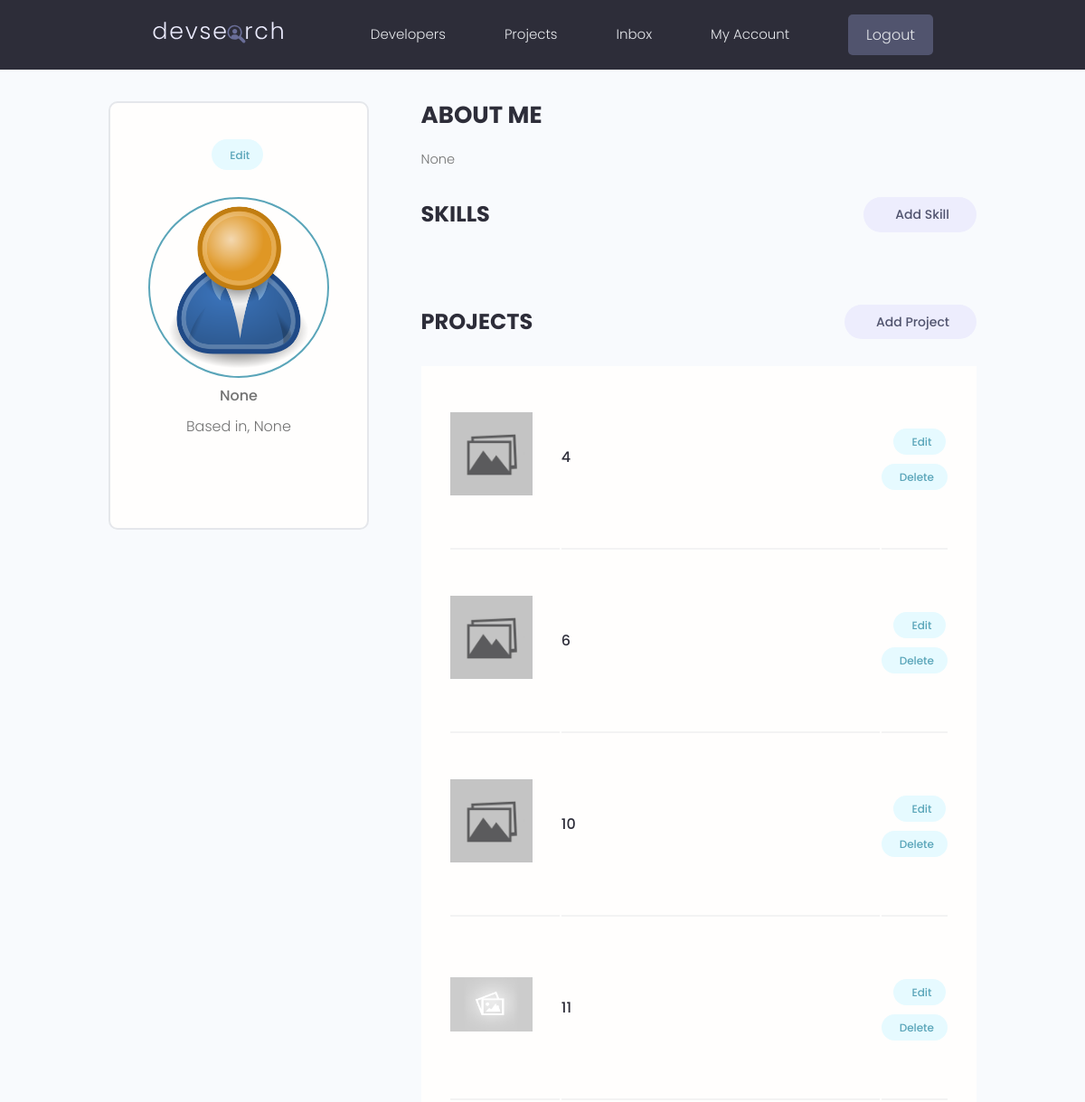
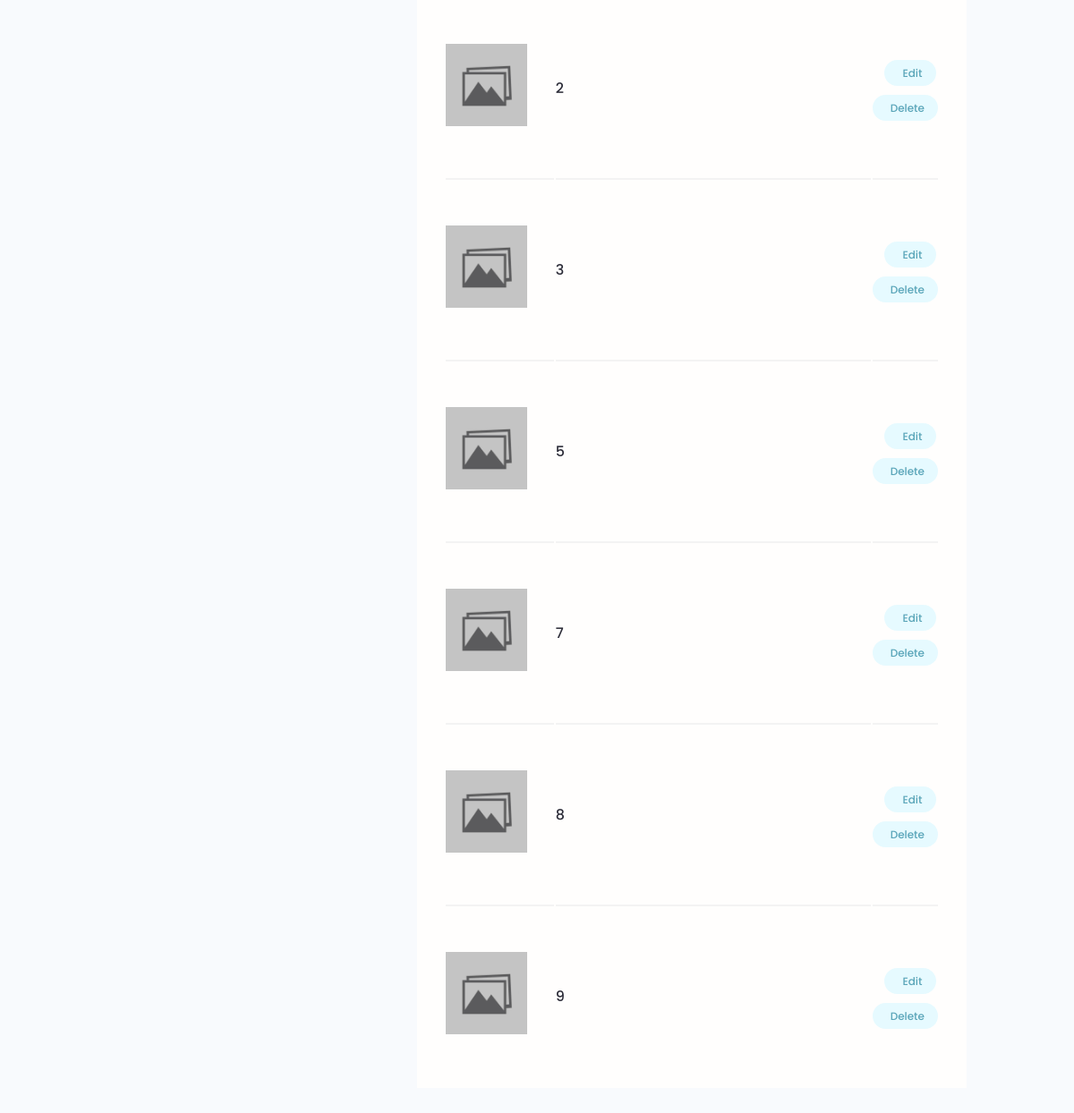
/account/ (signed in), run on the app's committed database (2 pictures, top to bottom).
### users/models.py (models this page shows, shortened)
class Profile(models.Model):
    user = models.OneToOneField(
        User, on_delete=models.CASCADE, null=True, blank=True)
    name = models.CharField(max_length=100, null=True, blank=True)
    email = models.CharField(max_length=200, null=True, blank=True)
    username = models.CharField(max_length=100, null=True, blank=True)
    location = models.CharField(max_length=100, null=True, blank=True)
    about = models.CharField(max_length=200, null=True, blank=True)
    bio = models.TextField(null=True, blank=True)
    profile_image = models.ImageField(
        null=True, blank=True, upload_to='profiles', default='profiles/user-default.png')
    social_github = models.CharField(max_length=200, null=True, blank=True)
    social_twitter = models.CharField(max_length=200, null=True, blank=True)
    social_linkedin = models.CharField(max_length=200, null=True, blank=True)
    social_youtube = models.CharField(max_length=200, null=True, blank=True)
    social_website = models.CharField(max_length=200, null=True, blank=True)
    created = models.DateTimeField(auto_now_add=True)
    id = models.UUIDField(default=uuid.uuid4, unique=True,
                          editable=False, primary_key=True)

### projects/models.py (models this page shows, shortened)
class Project(models.Model):
    owner = models.ForeignKey(
        Profile, on_delete=models.SET_NULL, null=True, blank=True)
    title = models.CharField(max_length=200)
    description = models.TextField(null=True, blank=True)
    featured_image = models.ImageField(
        null=True, blank=True, default='default.jpg')
    demo_link = models.CharField(max_length=2000, blank=True, null=True)
    source_link = models.CharField(max_length=2000, blank=True, null=True)
    tags = models.ManyToManyField('Tag', blank=True)
    vote_total = models.IntegerField(default=0, null=True, blank=True)
    vote_ratio = models.IntegerField(default=0, null=True, blank=True)
    created = models.DateTimeField(auto_now_add=True)
    id = models.UUIDField(default=uuid.uuid4, unique=True,
                          editable=False, primary_key=True)
    class Meta:
        ordering = ['-vote_ratio', '-vote_total', 'title']  # Ascending order

### users/views.py (the view)
# urls.py: path('account/', userAccount, name='user-account'),
@ login_required(login_url='login')
def userAccount(request):
    profile = request.user.profile
    skills = profile.skill_set.all()
    projects = profile.project_set.all()
    context = {'profile': profile,
               'skills': skills,
               'projects': projects,
               }
    return render(request, 'users/account.html', context)

### users/templates/users/account.html (shortened to what this page needs)
{% extends 'main.html' %}
{% block content %}
  <main class="settingsPage profile my-md">
    <div class="container">
      <div class="layout">
        <div class="column column--1of3">
          <div class="card text-center">
            <div class="card__body dev">
              <a class="tag tag--pill tag--main settings__btn" href="{% url 'edit-account' %}"> Edit</a>
              <img class="avatar avatar--xl dev__avatar" src="{{profile.profile_image.url}}" />
              <p class="dev__title">{{profile.about}}</p>
              <p class="dev__location">Based in, {{profile.location}}</p>
            </div>
          </div>
        </div>
        <div class="column column--2of3">
          <div class="devInfo">
            <h3 class="devInfo__title">About Me</h3>
            <p class="devInfo__about">
              {{profile.bio}}
            </p>
          </div>
          <div class="settings">
            <h3 class="settings__title">Skills</h3>
            <a class="tag tag--pill tag--sub settings__btn tag--lg" href="{% url 'create-skill' %}"> Add Skill</a>
          </div>
          <div class="settings">
            <h3 class="settings__title">Projects</h3>
            <a class="tag tag--pill tag--sub settings__btn tag--lg" href="{% url 'create-project' %}"> Add Project</a>
          </div>
          <table class="settings__table">
            {% for project in projects %}
              <tr>
                <td class="settings__thumbnail">
                  <a href="{% url 'project' project.id %}"><img src="{{project.featured_image.url}}" alt="Project Thumbnail" /></a>
                </td>
                <td class="settings__tableInfo">
                  <a href="{% url 'project' project.id %}">{{project.title}}</a>
                </td>
                <td class="settings__tableActions">
                  <a class="tag tag--pill tag--main settings__btn" href="{% url 'update-project' project.id %}"> Edit</a>
                  <a class="tag tag--pill tag--main settings__btn" href="{% url 'delete-project' project.id %}?next=/account">
                    Delete</a>
                </td>
              </tr>
            {% endfor %}
          </table>
        </div>
      </div>
    </div>
  </main>
{% endblock %}

### static/styles/app.css (style rules this page uses)
:root { --color-sub: #2d2d39; }
.card { border: 2px solid var(--color-light); }
img { width: 100%; }
.profile .card > .dev { padding: 4rem; }
.dev__avatar { display: block; margin: auto; }
.dev__title { font-size: 1.6rem; font-weight: 500; line-height: 1.3; }
.dev__location { margin-top: 1rem; }
.devInfo { margin-bottom: 3rem; }
.devInfo__title, .devInfo__subtitle { font-size: 2.6rem; color: var(--color-sub); text-transform: uppercase; font-weight: 700; margin-bottom: 1.5rem; }
.devInfo__about, .devSkill__info { font-size: 1.45rem; line-height: 1.7; text-align: justify; }
.settingsPage .dev > .settings__btn { display: inline-block; margin-bottom: 3rem; }
.settings { display: flex; justify-content: space-between; align-items: center; }
.settings__title { font-size: 2.4rem; text-transform: uppercase; font-weight: 700; color: var(--color-sub); }
.settings__table { margin-top: 3rem; margin-bottom: 5rem; padding: 0 3rem; background: var(--color-white); }
.settings__table tr { width: 100%; }
.settings__table tr > td { padding: 2rem 0; }
.settings__table tr:not(:last-child) td { border-bottom: 2px solid var(--color-white-light); }
.settings__thumbnail { width: 23%; min-width: 10rem; }
.settings__thumbnail img { padding-right: 3rem; height: 15rem; object-fit: contain; }
.settings__tableInfo { width: 100%; }
.settings__tableInfo h4, .settings__tableInfo a { padding-right: 1rem; width: auto; font-size: 1.6rem; font-weight: 500; color: var(--color-sub); }
.settings__tableActions { text-align: right; }

### static/uikit/styles/modules/_variables.css (style rules this page uses)
:root { --color-main: #5aa5b9; --color-main-light: #e6faff; --color-sub: #3f4156; --color-sub-light: #51546e; --color-sub-lighter: #ededfd; --color-text: #737373; --color-gray: #8b8b8b; --color-light: #e5e7eb; --color-light-gray: #767676; --color-bg: #f8fafd; --color-white: #fffefd; --color-white-light: #f3f3f3; --color-success: #359e64; --color-success-bg: #def8e8; --color-error: #fc4b0b; --color-error-bg: #fff2ee; --font-base: 'Poppins', arial, helvetica, 'Segoe UI', roboto, ubuntu, sans-serif; --font-monospace: 'Fira Code', 'Courier New', courier, monospace; --font-regular: 300; --font-medium: 500; --font-bold: 700; --generic-shadow: 1px 1px 5px #00000010; --generic-transition: all 0.3s ease-in-out; }

### static/uikit/styles/modules/_base.css (style rules this page uses)
* { margin: 0; padding: 0; box-sizing: border-box; text-rendering: optimizeLegibility; color: inherit; font-size: inherit; }
html { font-size: 50%; }
@media only screen and (min-width: 480px) { html { font-size: 56.25%; } }
@media only screen and (min-width: 1200px) { html { font-size: 62.5%; } }
body { line-height: 1.6; font-weight: 400; font-size: 1.5rem; color: var(--color-text); background-color: var(--color-bg); min-height: 100vh; }

### static/uikit/styles/modules/_typography.css (style rules this page uses)
* { font-family: var(--font-base); }
h3 { font-size: 3.2rem; font-weight: var(--font-medium); }
p, span, strong { font-size: 1.6rem; color: var(--color-text); font-weight: var(--font-regular); }
a { padding-bottom: 2px; text-decoration: none; display: inline-block; color: var(--color-main); font-weight: var(--font-medium); }

### static/uikit/styles/modules/_utilities.css (style rules this page uses)
.container { width: 92%; max-width: 165rem; margin: 0 auto; box-sizing: border-box; }
@media screen and (min-width: 1000px) { .container { width: 90%; } }
@media screen and (min-width: 1200px) { .container { width: 80%; } }
.text-center { text-align: center; }
.my-md { margin: 3rem auto; }

### static/uikit/styles/modules/_avatar.css (style rules this page uses)
.avatar { border-radius: 50%; border: 2px solid var(--color-main); object-fit: cover; }
.avatar--xl { height: 20rem; width: 20rem; }

### static/uikit/styles/modules/_card.css (style rules this page uses)
.card { border-radius: 1rem; background-color: var(--color-white); border: 1.5px solid var(--color-light); width: auto; height: auto; margin-top: 0.5rem; margin-bottom: 0.5rem; overflow: hidden; }
.card__body, .card__header { padding: 2rem 2.5rem; }

### static/uikit/styles/modules/_tag.css (style rules this page uses)
.tag { display: inline-flex; align-items: center; background-color: var(--color-sub); height: -webkit-fit-content; height: -moz-fit-content; height: fit-content; width: -webkit-fit-content; width: -moz-fit-content; width: fit-content; border-radius: 0.5rem; padding: 0.5rem 1.5rem; font-size: 1.2rem; cursor: pointer; }
.tag:not(:last-child) { margin-right: 0.25rem; margin-bottom: 0.75rem; }
.tag--pill { border-radius: 5rem; }
.tag--main, .tag--main > small { background: var(--color-main-light); color: var(--color-main); font-weight: 500; }
.tag--sub, .tag--sub > small { background: var(--color-sub-lighter); color: var(--color-sub-light); font-weight: 500; }
.tag--lg { padding: 0.8rem 3rem; font-size: 1.4rem; }

### data on the page
Profile: profile_image (placeholder picture), about "None", location "None", bio "None"
Project: featured_image (placeholder picture), title "4"
Project: featured_image (placeholder picture), title "6"
Project: featured_image (placeholder picture), title "10"
Project: featured_image (placeholder picture), title "11"
Project: featured_image (placeholder picture), title "2"
Project: featured_image (placeholder picture), title "3"
Project: featured_image (placeholder picture), title "5"
Project: featured_image (placeholder picture), title "7"
Project: featured_image (placeholder picture), title "8"
Project: featured_image (placeholder picture), title "9"
